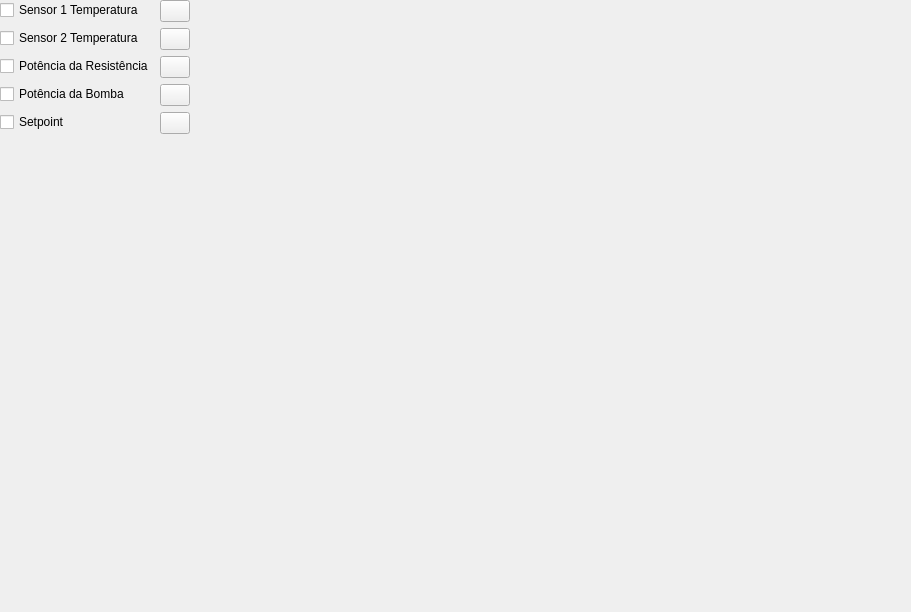
           <widget class="QWidget" name="pageLineSelectors">
            <property name="geometry">
             <rect>
              <x>0</x>
              <y>0</y>
              <width>911</width>
              <height>612</height>
             </rect>
            </property>
            <attribute name="label">
             <string>Propriedades das linhas</string>
            </attribute>
            <widget class="QWidget" name="layoutWidget">
             <property name="geometry">
              <rect>
               <x>0</x>
               <y>0</y>
               <width>323</width>
               <height>176</height>
              </rect>
             </property>
             <layout class="QFormLayout" name="formLayout_6">
              <property name="rightMargin">
               <number>20</number>
              </property>
              <item row="0" column="0">
               <widget class="QCheckBox" name="chkSensor1Line">
                <property name="text">
                 <string>Sensor 1 Temperatura</string>
                </property>
               </widget>
              </item>
              <item row="0" column="1">
               <widget class="QPushButton" name="pushSensor1Color">
                <property name="maximumSize">
                 <size>
                  <width>30</width>
                  <height>16777215</height>
                 </size>
                </property>
                <property name="text">
                 <string/>
                </property>
               </widget>
              </item>
              <item row="1" column="0">
               <widget class="QCheckBox" name="chkSensor2Line">
                <property name="text">
                 <string>Sensor 2 Temperatura</string>
                </property>
               </widget>
              </item>
              <item row="1" column="1">
               <widget class="QPushButton" name="pushSensor2Color">
                <property name="maximumSize">
                 <size>
                  <width>30</width>
                  <height>16777215</height>
                 </size>
                </property>
                <property name="text">
                 <string/>
                </property>
               </widget>
              </item>
              <item row="2" column="0">
               <widget class="QCheckBox" name="chkHeaterLine">
                <property name="text">
                 <string>Potência da Resistência</string>
                </property>
               </widget>
              </item>
              <item row="2" column="1">
               <widget class="QPushButton" name="pushHeaterColor">
                <property name="maximumSize">
                 <size>
                  <width>30</width>
                  <height>16777215</height>
                 </size>
                </property>
                <property name="text">
                 <string/>
                </property>
               </widget>
              </item>
              <item row="3" column="0">
               <widget class="QCheckBox" name="chkPumpLine">
                <property name="text">
                 <string>Potência da Bomba</string>
                </property>
               </widget>
              </item>
              <item row="3" column="1">
               <widget class="QPushButton" name="pushPumpColor">
                <property name="enabled">
                 <bool>true</bool>
                </property>
                <property name="sizePolicy">
                 <sizepolicy hsizetype="Maximum" vsizetype="Fixed">
                  <horstretch>0</horstretch>
                  <verstretch>0</verstretch>
                 </sizepolicy>
                </property>
                <property name="minimumSize">
                 <size>
                  <width>0</width>
                  <height>0</height>
                 </size>
                </property>
                <property name="maximumSize">
                 <size>
                  <width>30</width>
                  <height>16777215</height>
                 </size>
                </property>
                <property name="text">
                 <string/>
                </property>
               </widget>
              </item>
              <item row="4" column="0">
               <widget class="QCheckBox" name="chkSetpointLine">
                <property name="text">
                 <string>Setpoint</string>
                </property>
               </widget>
              </item>
              <item row="4" column="1">
               <widget class="QPushButton" name="pushSetpointColor">
                <property name="maximumSize">
                 <size>
                  <width>30</width>
                  <height>16777215</height>
                 </size>
                </property>
                <property name="text">
                 <string/>
                </property>
               </widget>
              </item>
             </layout>
            </widget>
           </widget>
